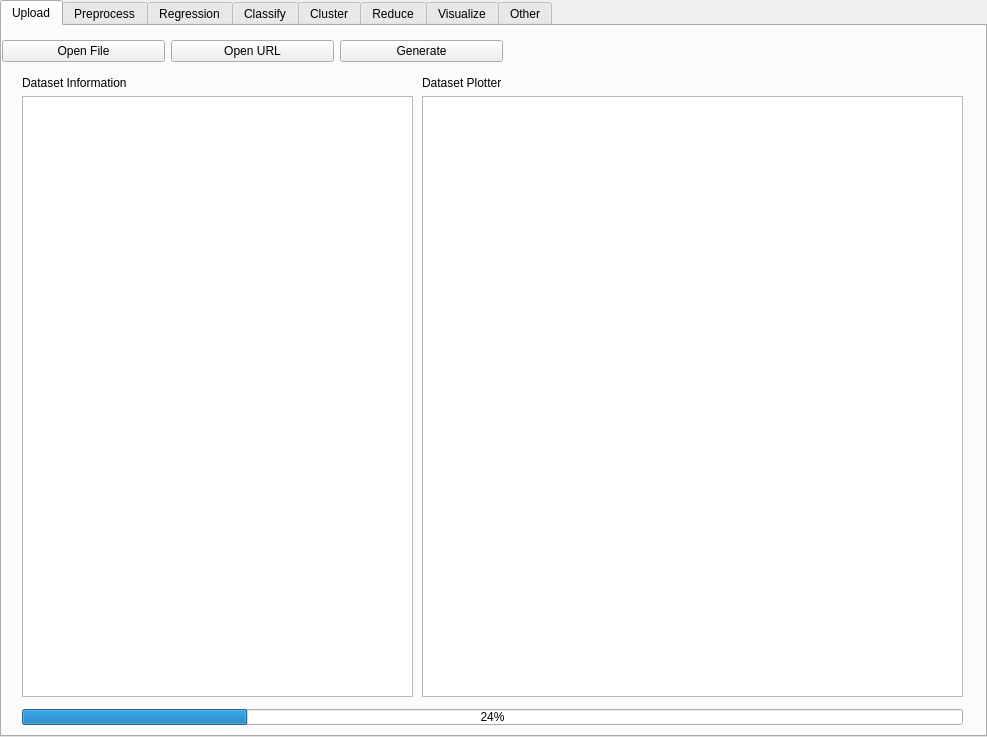
<?xml version="1.0" encoding="UTF-8"?>
<ui version="4.0">
 <class>TabWidget</class>
 <widget class="QTabWidget" name="TabWidget">
  <property name="geometry">
   <rect>
    <x>0</x>
    <y>0</y>
    <width>987</width>
    <height>737</height>
   </rect>
  </property>
  <property name="windowTitle">
   <string>Scikit GUI</string>
  </property>
  <property name="currentIndex">
   <number>0</number>
  </property>
  <widget class="QWidget" name="Supervised">
   <attribute name="title">
    <string>Upload</string>
   </attribute>
   <widget class="QWidget" name="horizontalWidget" native="true">
    <property name="geometry">
     <rect>
      <x>0</x>
      <y>0</y>
      <width>501</width>
      <height>51</height>
     </rect>
    </property>
    <layout class="QHBoxLayout" name="horizontalLayout">
     <item>
      <widget class="QPushButton" name="pushButton_5">
       <property name="text">
        <string>Open File</string>
       </property>
      </widget>
     </item>
     <item>
      <widget class="QPushButton" name="pushButton_4">
       <property name="text">
        <string>Open URL</string>
       </property>
      </widget>
     </item>
     <item>
      <widget class="QPushButton" name="pushButton_3">
       <property name="text">
        <string>Generate</string>
       </property>
      </widget>
     </item>
    </layout>
   </widget>
   <widget class="QWidget" name="verticalLayoutWidget">
    <property name="geometry">
     <rect>
      <x>20</x>
      <y>50</y>
      <width>391</width>
      <height>621</height>
     </rect>
    </property>
    <layout class="QVBoxLayout" name="verticalLayout">
     <item>
      <widget class="QLabel" name="label">
       <property name="text">
        <string>Dataset Information</string>
       </property>
      </widget>
     </item>
     <item>
      <widget class="QTextBrowser" name="textBrowser"/>
     </item>
    </layout>
   </widget>
   <widget class="QWidget" name="verticalLayoutWidget_2">
    <property name="geometry">
     <rect>
      <x>420</x>
      <y>50</y>
      <width>541</width>
      <height>621</height>
     </rect>
    </property>
    <layout class="QVBoxLayout" name="verticalLayout_2">
     <item>
      <widget class="QLabel" name="label_2">
       <property name="text">
        <string>Dataset Plotter</string>
       </property>
      </widget>
     </item>
     <item>
      <widget class="QGraphicsView" name="graphicsView"/>
     </item>
    </layout>
   </widget>
   <widget class="QProgressBar" name="progressBar">
    <property name="geometry">
     <rect>
      <x>20</x>
      <y>683</y>
      <width>941</width>
      <height>16</height>
     </rect>
    </property>
    <property name="value">
     <number>24</number>
    </property>
   </widget>
  </widget>
  <widget class="QWidget" name="Unsupervised">
   <property name="enabled">
    <bool>true</bool>
   </property>
   <property name="autoFillBackground">
    <bool>false</bool>
   </property>
   <attribute name="title">
    <string>Preprocess</string>
   </attribute>
   <widget class="QWidget" name="horizontalWidget_2" native="true">
    <property name="geometry">
     <rect>
      <x>0</x>
      <y>0</y>
      <width>811</width>
      <height>51</height>
     </rect>
    </property>
    <layout class="QHBoxLayout" name="horizontalLayout_2">
     <item>
      <widget class="QPushButton" name="pushButton_6">
       <property name="text">
        <string>Normalization</string>
       </property>
      </widget>
     </item>
     <item>
      <widget class="QPushButton" name="pushButton_7">
       <property name="text">
        <string>Standarization</string>
       </property>
      </widget>
     </item>
     <item>
      <widget class="QPushButton" name="pushButton_8">
       <property name="text">
        <string>Binarization</string>
       </property>
      </widget>
     </item>
     <item>
      <widget class="QPushButton" name="pushButton_24">
       <property name="text">
        <string>Imputation</string>
       </property>
      </widget>
     </item>
     <item>
      <widget class="QPushButton" name="pushButton_33">
       <property name="text">
        <string>Whitening</string>
       </property>
      </widget>
     </item>
    </layout>
   </widget>
   <widget class="QLabel" name="label_3">
    <property name="geometry">
     <rect>
      <x>20</x>
      <y>60</y>
      <width>81</width>
      <height>17</height>
     </rect>
    </property>
    <property name="text">
     <string>Attributes</string>
    </property>
   </widget>
   <widget class="QWidget" name="verticalLayoutWidget_3">
    <property name="geometry">
     <rect>
      <x>10</x>
      <y>80</y>
      <width>421</width>
      <height>251</height>
     </rect>
    </property>
    <layout class="QVBoxLayout" name="verticalLayout_3">
     <item>
      <widget class="QCheckBox" name="checkBox_2">
       <property name="text">
        <string>Attribute 1</string>
       </property>
      </widget>
     </item>
     <item>
      <widget class="QCheckBox" name="checkBox_3">
       <property name="text">
        <string>Attribute 2</string>
       </property>
      </widget>
     </item>
     <item>
      <widget class="QCheckBox" name="checkBox_4">
       <property name="text">
        <string>Attribute 3</string>
       </property>
      </widget>
     </item>
     <item>
      <widget class="QCheckBox" name="checkBox_5">
       <property name="text">
        <string>Attribute 4</string>
       </property>
      </widget>
     </item>
     <item>
      <widget class="QCheckBox" name="checkBox">
       <property name="text">
        <string>Attribute 5</string>
       </property>
      </widget>
     </item>
    </layout>
   </widget>
   <widget class="QPushButton" name="pushButton_25">
    <property name="geometry">
     <rect>
      <x>10</x>
      <y>330</y>
      <width>419</width>
      <height>26</height>
     </rect>
    </property>
    <property name="text">
     <string>Remove</string>
    </property>
   </widget>
  </widget>
  <widget class="QWidget" name="e">
   <attribute name="title">
    <string>Regression</string>
   </attribute>
   <widget class="QWidget" name="horizontalWidget_3" native="true">
    <property name="geometry">
     <rect>
      <x>0</x>
      <y>0</y>
      <width>801</width>
      <height>51</height>
     </rect>
    </property>
    <layout class="QHBoxLayout" name="horizontalLayout_3">
     <item>
      <widget class="QPushButton" name="pushButton_9">
       <property name="text">
        <string>Linear</string>
       </property>
      </widget>
     </item>
     <item>
      <widget class="QPushButton" name="pushButton">
       <property name="text">
        <string>Polynomial</string>
       </property>
      </widget>
     </item>
     <item>
      <widget class="QPushButton" name="pushButton_2">
       <property name="text">
        <string>Least Squares</string>
       </property>
      </widget>
     </item>
     <item>
      <widget class="QPushButton" name="pushButton_10">
       <property name="text">
        <string>Logistic</string>
       </property>
      </widget>
     </item>
     <item>
      <widget class="QPushButton" name="pushButton_11">
       <property name="text">
        <string>Gradient Descent</string>
       </property>
      </widget>
     </item>
    </layout>
   </widget>
  </widget>
  <widget class="QWidget" name="tab">
   <attribute name="title">
    <string>Classify</string>
   </attribute>
   <widget class="QWidget" name="horizontalWidget_4" native="true">
    <property name="geometry">
     <rect>
      <x>0</x>
      <y>0</y>
      <width>841</width>
      <height>51</height>
     </rect>
    </property>
    <layout class="QHBoxLayout" name="horizontalLayout_4">
     <item>
      <widget class="QPushButton" name="pushButton_12">
       <property name="text">
        <string>Decision Tree</string>
       </property>
      </widget>
     </item>
     <item>
      <widget class="QPushButton" name="pushButton_13">
       <property name="text">
        <string>Ensemble</string>
       </property>
      </widget>
     </item>
     <item>
      <widget class="QPushButton" name="pushButton_14">
       <property name="text">
        <string>Neural Nets</string>
       </property>
      </widget>
     </item>
     <item>
      <widget class="QPushButton" name="pushButton_26">
       <property name="text">
        <string>SVM</string>
       </property>
      </widget>
     </item>
     <item>
      <widget class="QPushButton" name="pushButton_27">
       <property name="text">
        <string>Bayes Nets</string>
       </property>
      </widget>
     </item>
     <item>
      <widget class="QPushButton" name="pushButton_28">
       <property name="text">
        <string>kNN</string>
       </property>
      </widget>
     </item>
     <item>
      <widget class="QPushButton" name="pushButton_29">
       <property name="text">
        <string>Others</string>
       </property>
      </widget>
     </item>
    </layout>
   </widget>
  </widget>
  <widget class="QWidget" name="tab_2">
   <attribute name="title">
    <string>Cluster</string>
   </attribute>
   <widget class="QWidget" name="horizontalWidget_5" native="true">
    <property name="geometry">
     <rect>
      <x>0</x>
      <y>0</y>
      <width>841</width>
      <height>51</height>
     </rect>
    </property>
    <layout class="QHBoxLayout" name="horizontalLayout_5">
     <item>
      <widget class="QPushButton" name="pushButton_15">
       <property name="text">
        <string>kMeans</string>
       </property>
      </widget>
     </item>
     <item>
      <widget class="QPushButton" name="pushButton_16">
       <property name="text">
        <string>EM</string>
       </property>
      </widget>
     </item>
     <item>
      <widget class="QPushButton" name="pushButton_17">
       <property name="text">
        <string>Affinity Propogation</string>
       </property>
      </widget>
     </item>
     <item>
      <widget class="QPushButton" name="pushButton_30">
       <property name="text">
        <string>Spectral</string>
       </property>
      </widget>
     </item>
     <item>
      <widget class="QPushButton" name="pushButton_31">
       <property name="text">
        <string>Agglomerative</string>
       </property>
      </widget>
     </item>
     <item>
      <widget class="QPushButton" name="pushButton_32">
       <property name="text">
        <string>DBSCAN</string>
       </property>
      </widget>
     </item>
    </layout>
   </widget>
  </widget>
  <widget class="QWidget" name="tab_3">
   <attribute name="title">
    <string>Reduce</string>
   </attribute>
   <widget class="QWidget" name="horizontalWidget_6" native="true">
    <property name="geometry">
     <rect>
      <x>0</x>
      <y>0</y>
      <width>501</width>
      <height>51</height>
     </rect>
    </property>
    <layout class="QHBoxLayout" name="horizontalLayout_6">
     <item>
      <widget class="QPushButton" name="pushButton_18">
       <property name="text">
        <string>PCA</string>
       </property>
      </widget>
     </item>
     <item>
      <widget class="QPushButton" name="pushButton_19">
       <property name="text">
        <string>ICA</string>
       </property>
      </widget>
     </item>
     <item>
      <widget class="QPushButton" name="pushButton_20">
       <property name="text">
        <string>Random Projection</string>
       </property>
      </widget>
     </item>
    </layout>
   </widget>
  </widget>
  <widget class="QWidget" name="tab_5">
   <attribute name="title">
    <string>Visualize</string>
   </attribute>
  </widget>
  <widget class="QWidget" name="tab_4">
   <attribute name="title">
    <string>Other</string>
   </attribute>
  </widget>
 </widget>
 <resources/>
 <connections/>
</ui>
